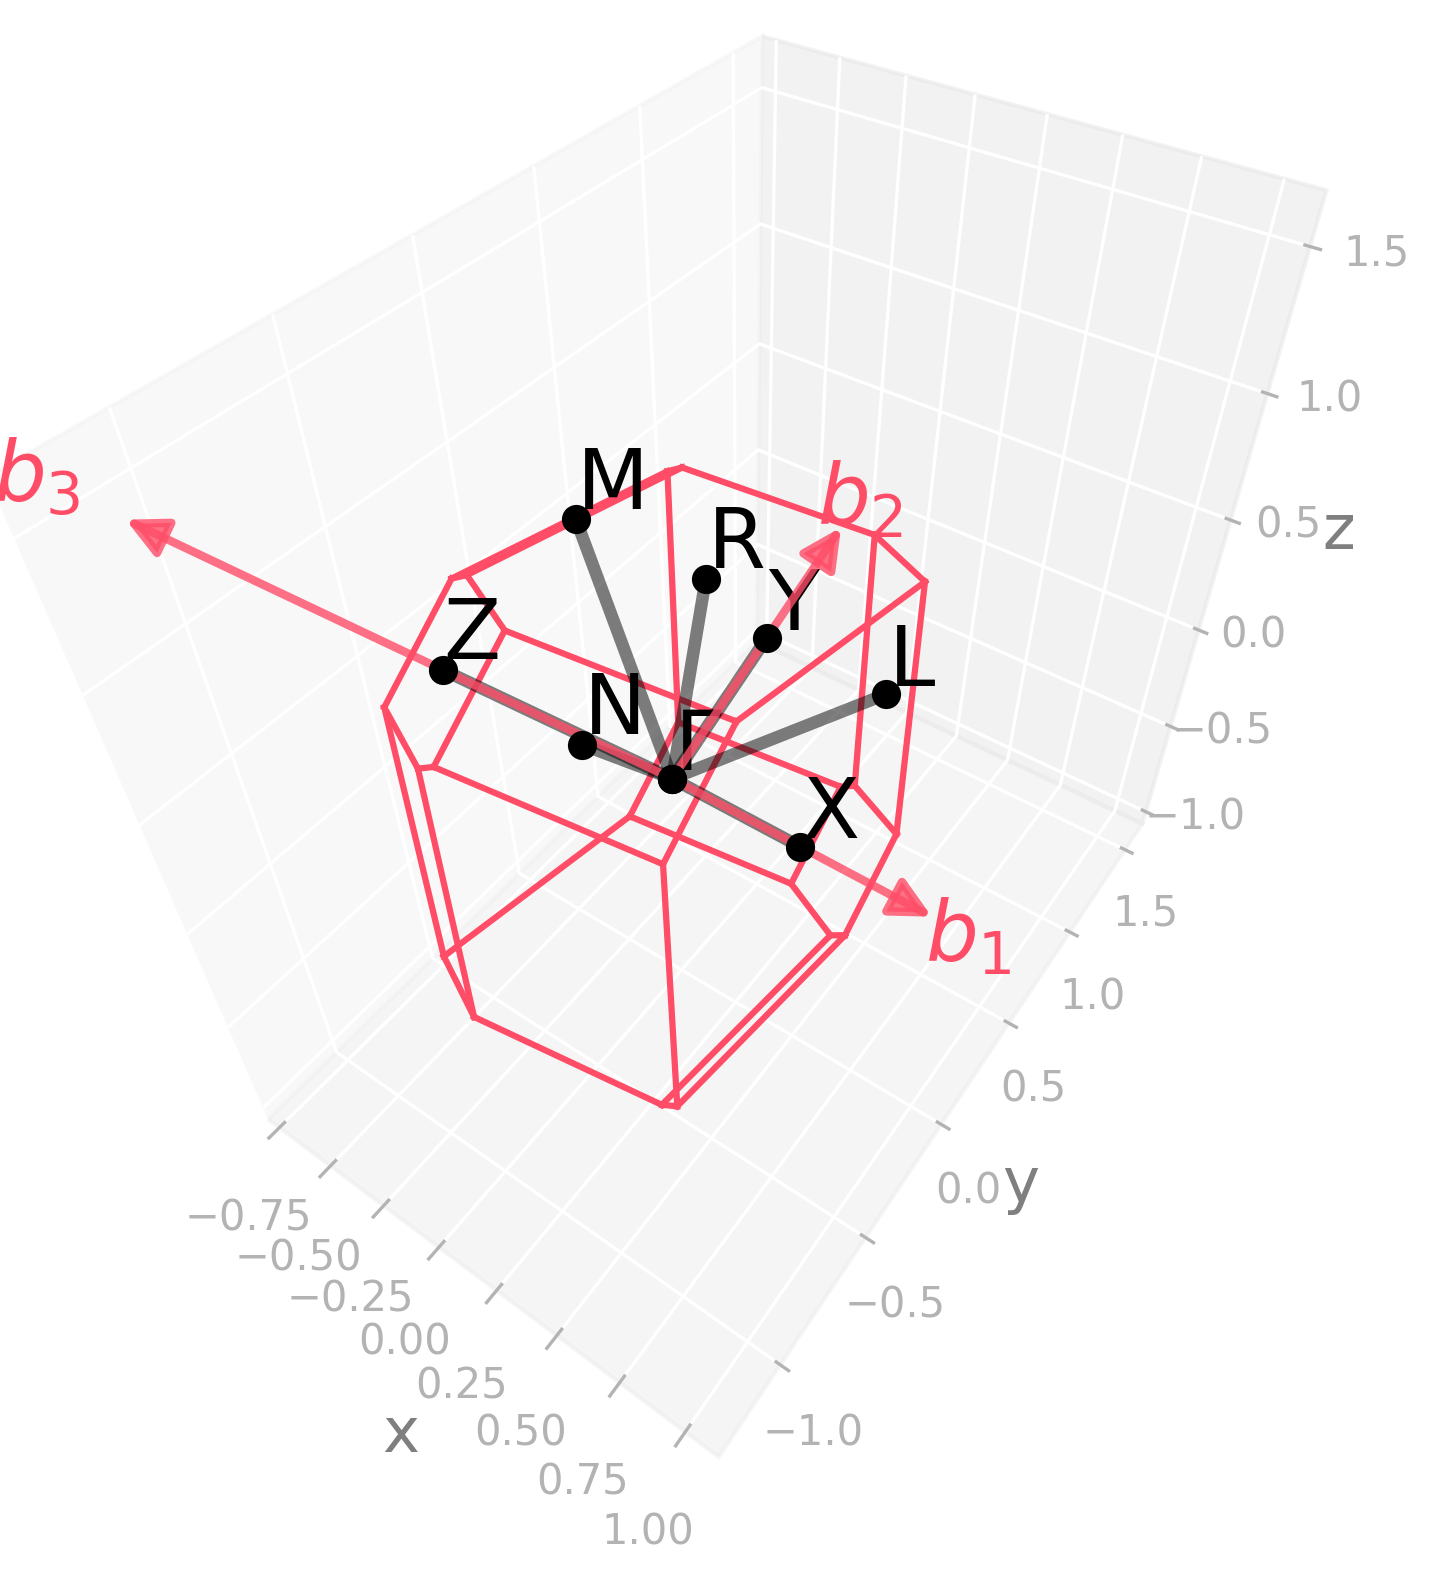

This chart was generated by the following Python code:
import radtools as rad

l = rad.lattice_example("TRI1a")
backend = rad.MatplotlibBackend()
backend.plot(l, kind="brillouin-kpath")
# Save an image:
backend.save("tri1a_brillouin.png", elev=45, azim=-55, dpi=300, bbox_inches="tight")
# Interactive plot:
backend.show(elev=45, azim=-55)
